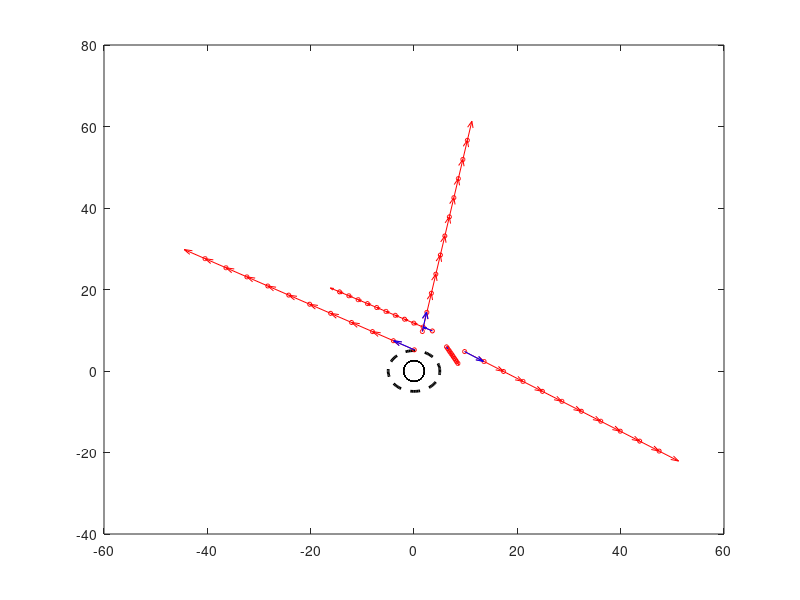

MATLAB code to generate this figure: (Note: this script raises an error after producing the figure.)

%% -------------------------- EKF SIMULATOR -------------------------------

number_of_robots = 5; % Number of Robots
dt = 1; % Increment of Time 1 second
ROBOTS = []; % Define the struct array for all the robots
range_of_robot = 5; % Radious of the laser
amount_of_steps = 10; % Define the amount of steps each robot takes
pairwise = 2; % Limit the communication between robots each time step
robots_and_base = number_of_robots + 1; % Variable with total number of robots and the base

%% ---------------------- INITIALIZE ROBOTS & BASE-------------------------

x = 0; % Define x coordinate for base
y = 0; % Define y coordinate for base
theta = 0; % Define theta for base
speed = 0; % Define speed for base
robot = struct('pose', [x,y,theta], 'velocity', speed, 'path', [x,y,theta], 'neighbor_ID', zeros(amount_of_steps,1), 'laser', zeros(amount_of_steps,1));
% Assign values for varaibles in the struct array
ROBOTS = [ROBOTS,robot]; % Combined struct array with variables for base
for r = 1:number_of_robots % For each robot in the total number of ROBOTS
    x = 10*rand(1,1); % Define array [1,1] value from 0 to 10
    y = 10*rand(1,1); % Define array [1,1] value from 0 to 10
    theta = 2*pi*rand(1,1); % Define array [1,1] value from 0 to 2*PI
    speed = 5*rand(1,1); % Define array [1,1] value from 0 to 5
    robot = struct('pose', [x,y,theta], 'velocity', speed, 'path', [x,y,theta], 'neighbor_ID', zeros(amount_of_steps,1), 'laser', zeros(amount_of_steps,1));
    % Asign values for different varaibles in the struct array 
    ROBOTS = [ROBOTS,robot]; % Append the variables for the rest of the robots
end

%% ------------------------- SIMULATE ROBOTS ------------------------------

for t = 1:amount_of_steps % For each time (1 second) in the total time (10 seconds)
    %ROBOTS(1).pose = ROBOTS(1).pose;
    % Define the next pose of the base the same as the previous one (stationary)
    %ROBOTS(1).path = [ROBOTS(1).path; ROBOTS(1).pose];
    % Add the new position of the base to the path array
    for r = 1:robots_and_base % For each robot in the total number of ROBOTS
        ROBOTS(r).pose = ROBOTS(r).pose + [ROBOTS(r).velocity*cos(ROBOTS(r).pose(3))*dt, ROBOTS(r).velocity*sin(ROBOTS(r).pose(3))*dt,0];
        % Calculate the true new postition based on the last postion and 
        % the velocity, increment of time and angle of displacement
        ROBOTS(r).path = [ROBOTS(r).path; ROBOTS(r).pose];
        % Add the new true position to the path array
    end
    % Make all the robots move firts
    for r = 1:robots_and_base % For each robot in the total number of ROBOTS
        distance = []; % Create array for distances
        for R = 1:robots_and_base % For each robot in the total number of ROBOTS
            distance = [distance, norm(ROBOTS(R).pose(1:2) - ROBOTS(r).pose(1:2))];
            % Calculate the normalized distance from each robot to the rest
            % of the robots at each time step with no error
            if distance(R) > range_of_robot % Out of range
                distance(R) = 0; % Set equal to 0 all distances out of range
            elseif distance(R) < 0.5 % Youself
                distance(R) = 0; % Set equal to 0 your own range
            end
        end
        possible_distance = []; % Create array for possible distances
        possible_distance = find(distance); % Extract the ones that are not equal to 0
        if isempty(possible_distance) == 1 % If there is no neighbors close
           neighbor = 0; % Set the neighbor ID equal to 0
           distance_neighbor = 0; % Set the distance corresponding to that neighbor ID equal to 0
           ROBOTS(r).neighbor_ID(t)=neighbor;
           % Append no neighbour ID = 0
           ROBOTS(r).laser(t) = distance_neighbor;
           % Append no distance to that neighbor ID = 0
        else % If there is at least 1 neighbor
           range_base = ismember(1, possible_distance);
           % Determine if the robot is in range with the base
           if range_base == 1 % If the robot is in range with the base
               random = 1;  % Pick the distance from the base
               neighbor = possible_distance(random); % Extract the base ID (1)
               distance_neighbor = distance(neighbor);  % Extract the distance corresponding to that base distance
               ROBOTS(r).neighbor_ID(t)=neighbor;
               % Append the base ID
               ROBOTS(r).laser(t) = distance_neighbor;
               % Append the distance to the base with no error
           else % If the robot is not in range with the base
               random = randi(length(possible_distance)); % Pick a random distance
               neighbor = possible_distance(random); % Extract the neighbor ID
               distance_neighbor = distance(neighbor); % Extract the distance corresponding to that neighbor ID
               ROBOTS(r).neighbor_ID(t)=neighbor;
               % Append the neighbour ID
               ROBOTS(r).laser(t) = distance_neighbor + normrnd(0,.05,1,1);
               % Append the distance to that neighbor ID with some small white 
               % gaussian error measurement (mean=0 and stdv= 0.05)
           end
        end
    end
    % Calculate relative distances from each robot to the other robots,
    % select a valid neighbor (in range and not itself) and append the
    % ID and the distance to them for each time step with some gaussian error.
    % If base is in range, the rest of the neighbors are ignored
end

%% ------------------------- PLOT THRUTH DATA -----------------------------

figure()% Create new figure
axis equal % Set aspect ratio in both axis equal (Better visualization ???)
plot(ROBOTS(1).path(:,1),ROBOTS(1).path(:,2),'ko','MarkerSize',15); % Plot the base (black square)
hold on; % Hold the figure
viscircles([ROBOTS(1).path(1,1),ROBOTS(1).path(1,2)],range_of_robot,'LineStyle','--','Color','k');
for r = 2:robots_and_base % For each robot in the total number of ROBOTS
    quiver(ROBOTS(r).path(:,1),ROBOTS(r).path(:,2),ROBOTS(r).velocity*cos(ROBOTS(r).pose(3))*ones(11,1), ROBOTS(r).velocity*sin(ROBOTS(r).pose(3))*ones(11,1),0,'r');
    % Plot vector with cartesian coordinates in each direction with 0 scale
    % (red unit vectors)
    % X values, Y values, X increment vector, Y increment vector, scale
    plot(ROBOTS(r).path(:,1), ROBOTS(r).path(:,2),'ro','MarkerSize',3)
    % Plot the points after each time step
end
% Plot the robots

%% --------------------- RUN FILTER ON GENERATED DATA ---------------------

X_i = zeros(pairwise*3,1); % Initialize the current state matrix
F = zeros(pairwise*3,1); % Initialize the kinematic gain matrix
Y_m = []; % Initialize the current measurement of the state ~ LIDAR
ID = []; % Initialize the ID list to track the neighbors

% Simulate the first step (No previous knowledge - No EKF)
for r = 2:robots_and_base % For each robot in the total number of ROBOTS
     X_i(1,(r-1)) = ROBOTS(r).path(1,1);
     % Set current state matrix with x component for robot 1
     X_i(3,(r-1)) = ROBOTS(r).path(1,2);
     % Set current state matrix with y component for robot 1
     X_i(5,(r-1)) = ROBOTS(r).path(1,3);
     % Set current state matrix with theta component for robot 1
     F(1,(r-1)) = ROBOTS(r).velocity*cos(ROBOTS(r).pose(3))+ normrnd(0,.1,1,1);
     % Set kinematic gain to estimate next step for x component for robot 1
     % with small white gaussian noise (mean=0 and stdv= 0.1)
     F(3,(r-1)) = ROBOTS(r).velocity*sin(ROBOTS(r).pose(3)) + normrnd(0,.1,1,1);
     % Set kinematic gain to estimate next step for y component for robto 1
     % with small white gaussian noise (mean=0 and stdv= 0.1)
     % Already set the kinematic gain to estimate next step for theta
     % component equal to 0 for robot 1 and robot 2
     % F(5,(r-1)) = 0; 
     % F(6,(r-1)) = 0;  
    if ROBOTS(r).neighbor_ID(1)== 0 % When the robot doesn´t have neighbors
        X_i(2,(r-1)) = -1;
        % Set current state matrix with x component for robot 2
        X_i(4,(r-1)) = -1;
        % Set current state matrix with y component for robot 2
        X_i(6,(r-1)) = -1;
        % Set current state matrix with theta component for robot 2
        F(2,(r-1)) = -1;
        % Set kinematic gain to estimate next step for x component for robot 2
        % with small white gaussian noise (mean=0 and stdv= 0.1)
        F(4,(r-1)) = -1;
        % Set kinematic gain to estimate next step for y component for robot 2
        % with small white gaussian noise (mean=0 and stdv= 0.1)
    else % When there is at least one neighbor
        X_i(2,(r-1)) = ROBOTS(ROBOTS(r).neighbor_ID(1)).path(1,1);
        % Set current state matrix with x component for robot 2
        X_i(4,(r-1)) = ROBOTS(ROBOTS(r).neighbor_ID(1)).path(1,2);
        % Set current state matrix with y component for robot 2
        X_i(6,(r-1)) = ROBOTS(ROBOTS(r).neighbor_ID(1)).path(1,3);
        % Set current state matrix with theta component for robot 2
        F(2,(r-1)) = ROBOTS(ROBOTS(r).neighbor_ID(1)).velocity*cos(ROBOTS(ROBOTS(r).neighbor_ID(1)).pose(3)) + normrnd(0,.1,1,1);
        % Set kinematic gain to estimate next step for x component for robot 2
        % with small white gaussian noise (mean=0 and stdv= 0.1)
        F(4,(r-1)) = ROBOTS(ROBOTS(r).neighbor_ID(1)).velocity*sin(ROBOTS(ROBOTS(r).neighbor_ID(1)).pose(3)) + normrnd(0,.1,1,1);
        % Set kinematic gain to estimate next step for y component for robot 2
        % with small white gaussian noise (mean=0 and stdv= 0.1)
    end
end
quiver(X_i(1,:), X_i(pairwise+1,:),F(1,:), F(pairwise+1,:),0, 'b');
% Plot vector with cartesian coordinates in each direction with 0 scale
% (blue unit vectors)
% X values, Y values, X increment vector, Y increment vector, scale

P_i = cell(1,number_of_robots); % Set the current covariance matrices cell (size)
for r = 1:number_of_robots
    P_i{r} = 0.1*eye(pairwise*3); % Set the current covariance matrix for each robot
end
Q = 0.1*P_i{1}; % Set the estimation noise covariance matrix (Value ???)
R = 1*eye(pairwise*2); % Set the measurement noise covariance matrix (Value ???)
% Simulate the rest of the steps (Using EKF)
for t = 1 : amount_of_steps % For time step 2 to the rest
    for r = 2:robots_and_base % For each robot in the total number of ROBOTS
        if ROBOTS(r).neighbor_ID(t)== 0 % There is no neighbor (any -1) in the state matrix
            X_f(:,(r-1)) = X_i(:,(r-1)) + F(:,(r-1));
            % A posteriori estimation using Kinematic gain
        else % If there is any neighbor
            Y_m = ROBOTS(r).laser(t); % Append the distance to the random neighbor
            [X_f(:,(r-1)),P_f] = Decentral_swarm_EKF(X_i(:,(r-1)), P_i{r-1}, Y_m, F(:,(r-1)), dt, Q, R);
            % A posteriori estimation using EKF
            P_i{r-1} = P_f; % Set the new current covariance matrix equal to the last a posteriori estimation for the covariance matrix
        end
    end
    for r = 2:robots_and_base-1 % For each robot in the total number of ROBOTS
        % Set the new current state matrix equal to the last a posteriori estimation for the state matrix
        % Set the new current kinematic gain matrix accordingly
        X_i(1,(r-1)) = X_f(1,(r-1));
        X_i(3,(r-1)) = X_f(3,(r-1));
        X_i(5,(r-1)) = X_f(5,(r-1));
        F(1,(r-1)) = ROBOTS(r).velocity*cos(ROBOTS(r).pose(3))+ normrnd(0,.1,1,1);
        F(3,(r-1)) = ROBOTS(r).velocity*sin(ROBOTS(r).pose(3)) + normrnd(0,.1,1,1);
        % F(5,(r-1)) = 0; 
        % F(6,(r-1)) = 0;
        if t==amount_of_steps % To avoid errors in the last time step
            % Do nothing
        else
            if ROBOTS(r).neighbor_ID(t+1)== 0 % When the robot doesn´t have neighbors
                X_i(2,(r-1)) = -1;
                X_i(4,(r-1)) = -1;
                X_i(6,(r-1)) = -1;
                F(2,(r-1)) = -1;
                F(4,(r-1)) = -1;
            elseif (ROBOTS(r).neighbor_ID(t+1)) == 101
                
                
            else% When there is at least one neighbor
                X_i(2,(r-1)) = X_f(1,(ROBOTS(r).neighbor_ID(t+1)));
                X_i(4,(r-1)) = X_f(3,(ROBOTS(r).neighbor_ID(t+1)));
                X_i(6,(r-1)) = X_f(5,(ROBOTS(r).neighbor_ID(t+1)));
                F(2,(r-1)) = ROBOTS(ROBOTS(r).neighbor_ID(t+1)).velocity*cos(ROBOTS(ROBOTS(r).neighbor_ID(t+1)).pose(3)) + normrnd(0,.1,1,1);
                F(4,(r-1)) = ROBOTS(ROBOTS(r).neighbor_ID(t+1)).velocity*sin(ROBOTS(ROBOTS(r).neighbor_ID(t+1)).pose(3)) + normrnd(0,.1,1,1);
            end
        end
    end
    % PLOTEAR LOCATION FINAL
    quiver(X_i(1,:), X_i(pairwise+1,:),F(1,:), F(pairwise+1,:),0, 'b');
    % Plot vector with cartesian coordinates in each direction with 0 scale
    % (blue unit vectors)
    % X values, Y values, X increment vector, Y increment vector, scale
    plot(X_i(1,:), X_i(pairwise+1,:),'bo','MarkerSize',3)
    % Plot the points after each time step
    pause(1); % Pause 2 seconds for visualization purposes
end
hold off; % Stops holding the figure